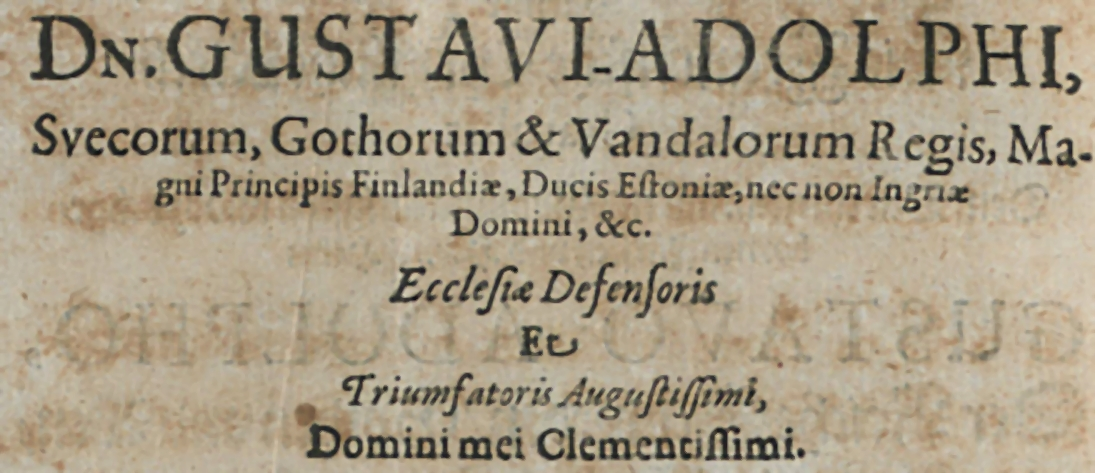
#> input picture IntroductionMachineLearning/EX3/contrast.jpg, 1095 x 473 px
$ python FFT.py
#> lines starting #> are read from the running program, lines starting #| are printed output that depends on the picture
import cv2
import matplotlib.pyplot as plt

img = cv2.imread('contrast.jpg', cv2.IMREAD_GRAYSCALE)
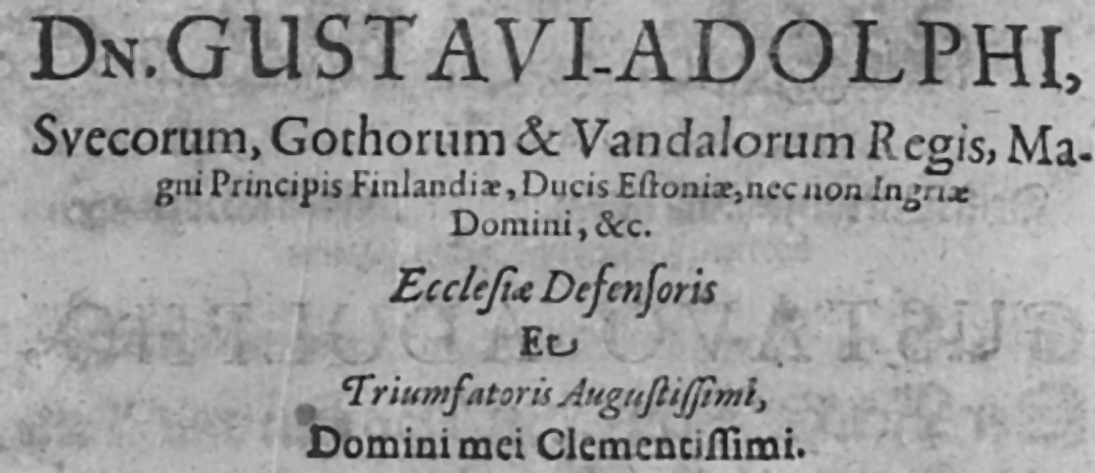
#> img: shape (473, 1095); min 17, max 210, mean 156.9
